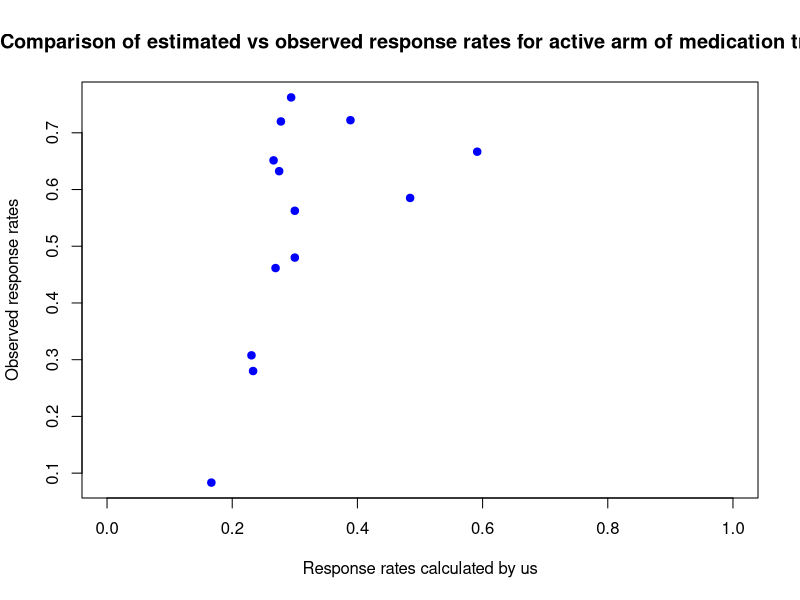
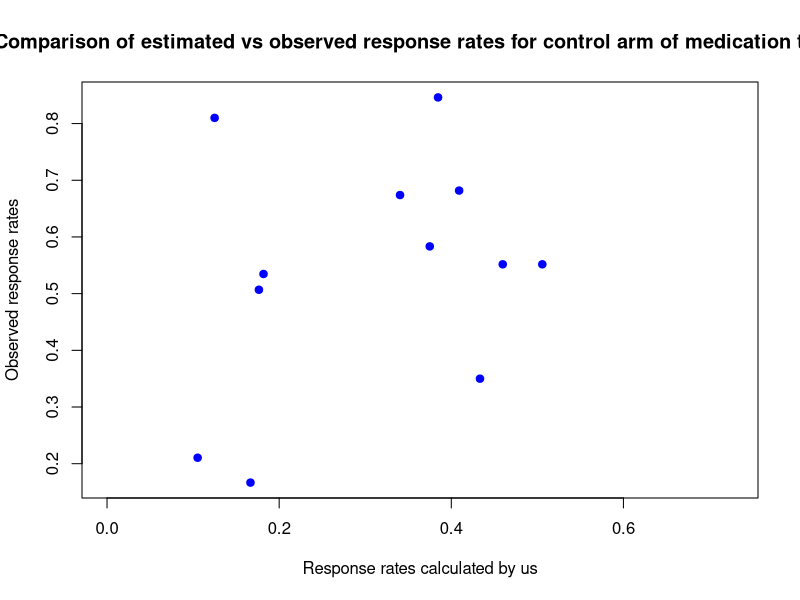
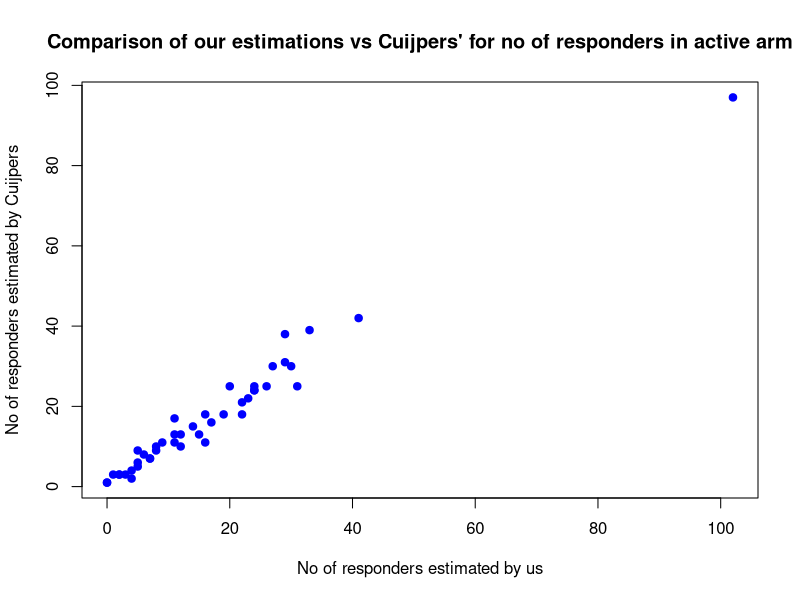
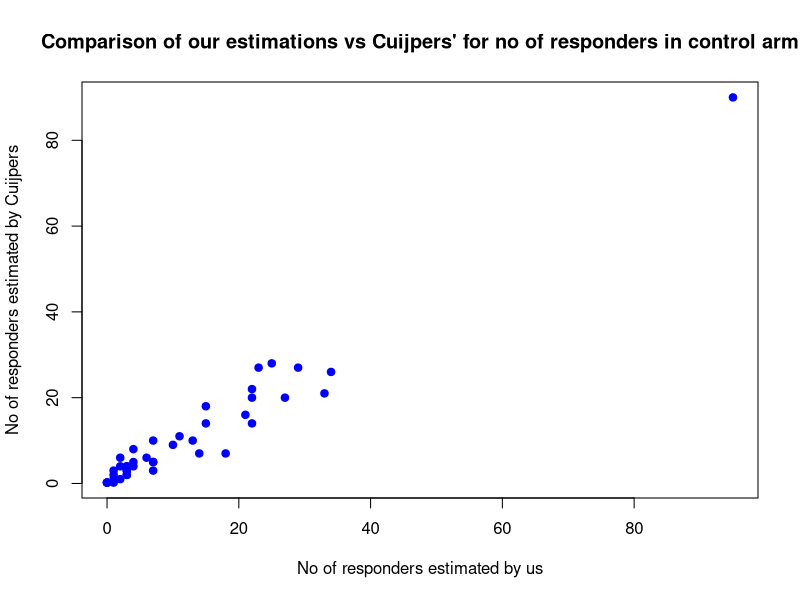

These figures' R source, in order: (Note: this script raises an error after producing the figures.)
# create and clean new merged dataset
library(readr)
library(tidyverse)

df_full_psych <- read_csv("Full Psychotherapy Dataset.csv", col_types = cols(year = col_character()))
df_full_med <- read.csv("Full Medication Dataset.csv")

# merge datasets
merged_dataset <- bind_rows(df_full_med, df_full_psych)

# fix column ordering
merged_dataset <- select(merged_dataset, -c(primary, hierarchy, time))
merged_dataset <- merged_dataset %>% relocate(descr_active, .after = control_type)
merged_dataset <- merged_dataset %>% relocate(descr_control, .after = descr_active)
merged_dataset <- merged_dataset %>% relocate(mean_age, .after = age_group)
merged_dataset <- merged_dataset %>% relocate(percent_women, .after = control_mean_age)
merged_dataset <- merged_dataset %>% relocate(responders_active: cuij_responders_control, .after = observed_resp_rate_control)

#create vector indicating instrument primacy according to our hierarchy
unique(merged_dataset$instrument) # check unique values to account for differences in formatting of instrument names
merged_dataset <- merged_dataset %>%
  mutate(
    instrument_value = case_when(
      instrument %in% c("CDRS", "CDRS-R", "cdrs-r") ~ 1,
      instrument %in% c("HAM-D", "ham-d") ~ 2,
      instrument %in% c("MADRS") ~ 3,
      instrument %in% c("BDI", "bdi", "bdi-ii") ~ 4,
      instrument %in% c("cdi") ~ 5,
      instrument %in% c("K-SADS-L", "K-SADS", "K-SADS (adapted)") ~ 6,
      instrument %in% c("mfq", "smfq") ~ 7,
      instrument %in% c("RADS", "rads") ~ 8,
      instrument %in% c("bid") ~ 9,
      instrument %in% c("CDS") ~ 10,
      instrument %in% c("ces-d") ~ 11,
      instrument %in% c("CAS") ~ 12,
      instrument %in% c("cbcl-d") ~ 13,
      TRUE ~ 99 # Default case, if none of the above conditions match
    )
  )
merged_dataset <- merged_dataset %>% relocate(instrument_value, .after = instrument)

# create an instrument name variable
merged_dataset <- merged_dataset %>%
  mutate(
    instrument_name = case_when(
      instrument %in% c("CDRS", "CDRS-R", "cdrs-r") ~ "cdrs",
      instrument %in% c("HAM-D", "ham-d") ~ "hamd",
      instrument %in% c("MADRS") ~ "madrs",
      instrument %in% c("BDI", "bdi", "bdi-ii") ~ "bdi",
      instrument %in% c("cdi") ~ "cdi",
      instrument %in% c("K-SADS-L", "K-SADS", "K-SADS (adapted)") ~ "ksads",
      instrument %in% c("mfq", "smfq") ~ "mfq",
      instrument %in% c("RADS", "rads") ~ "rads",
      instrument %in% c("bid") ~ "bid",
      instrument %in% c("CDS") ~ "cds",
      instrument %in% c("ces-d") ~ "ces_d",
      instrument %in% c("CAS") ~ "cas",
      instrument %in% c("cbcl-d") ~ "cbcl_d",
      # TRUE ~ 99 # Default case, if none of the above conditions match
    )
  )
merged_dataset <- merged_dataset %>% relocate(instrument_name, .after = instrument)

# create response rate variables
# first create our primary response rate variable, which is estimated number of responders / n at randomisation
resp_rate_active <- (merged_dataset$responders_active)/(merged_dataset$baseline_n_active)
resp_rate_control <- (merged_dataset$responders_control)/(merged_dataset$baseline_n_control)

#then calculate response rate using n at post-test (i.e. completers only) 
resp_rate_active_completers <- (merged_dataset$responders_active)/(merged_dataset$post_n_active)
resp_rate_control_completers <- (merged_dataset$responders_control)/(merged_dataset$post_n_control)

merged_dataset <- cbind(merged_dataset, resp_rate_active, resp_rate_control, resp_rate_active_completers, resp_rate_control_completers)
merged_dataset <- merged_dataset %>% relocate(resp_rate_active: resp_rate_control_completers, .after = responders_control)

# merged_dataset <- merged_dataset %>%
#   mutate(
#     resp_rate_active = round(resp_rate_active, 4),
#     resp_rate_control = round(resp_rate_control, 4),
#     resp_rate_active_completers = round(resp_rate_active_completers, 4),
#     resp_rate_control_completers = round(resp_rate_control_completers, 4)
#   )

#calculate response rate for studies that reported no of responders
calc_observed_resp_rate_active <- (merged_dataset$observed_responders_active)/(merged_dataset$observed_responders_active_n)
calc_observed_resp_rate_control <- (merged_dataset$observed_responders_control)/(merged_dataset$observed_responders_control_n)
merged_dataset$observed_resp_rate_active <- coalesce(calc_observed_resp_rate_active, merged_dataset$observed_resp_rate_active)
merged_dataset$observed_resp_rate_control <- coalesce(calc_observed_resp_rate_control, merged_dataset$observed_resp_rate_control)

#plot and check correlation between our calculations and observed response rate, for active condition
plot(merged_dataset$resp_rate_active, merged_dataset$observed_resp_rate_active, 
     xlab = "Response rates calculated by us", ylab = "Observed response rates",
     main = "Comparison of estimated vs observed response rates for active arm of medication trials",
     pch = 19, col = "blue")
cor(merged_dataset$resp_rate_active, merged_dataset$observed_resp_rate_active, method = "pearson", use = "pairwise.complete.obs")

#plot and check correlation between our calculations and observed response rate, for control condition
plot(merged_dataset$resp_rate_control, merged_dataset$observed_resp_rate_control, 
     xlab = "Response rates calculated by us", ylab = "Observed response rates",
     main = "Comparison of estimated vs observed response rates for control arm of medication trials",
     pch = 19, col = "blue")
cor(merged_dataset$resp_rate_control, merged_dataset$observed_resp_rate_control, method = "pearson", use = "pairwise.complete.obs")

#check correlation between our calculations and cuijpers' calculations 
cor(merged_dataset$responders_active, merged_dataset$cuij_responders_active, method = "pearson", use = "pairwise.complete.obs")
cor(merged_dataset$responders_control, merged_dataset$cuij_responders_control, method = "pearson", use = "pairwise.complete.obs")

#check plots
# for active arm
plot(merged_dataset$responders_active, merged_dataset$cuij_responders_active, 
     xlab = "No of responders estimated by us", ylab = "No of responders estimated by Cuijpers",
     main = "Comparison of our estimations vs Cuijpers' for no of responders in active arm",
     pch = 19, col = "blue")

# for control arm
plot(merged_dataset$responders_control, merged_dataset$cuij_responders_control, 
     xlab = "No of responders estimated by us", ylab = "No of responders estimated by Cuijpers",
     main = "Comparison of our estimations vs Cuijpers' for no of responders in control arm",
     pch = 19, col = "blue")

#calculate cohens d
merged_dataset <- merged_dataset %>% 
  mutate(cohens_d_active = (post_mean_active - baseline_mean_active)/
  ((post_sd_active + baseline_sd_active)/2), cohens_d_control = (post_mean_control - baseline_mean_control)/
  ((post_sd_control + baseline_sd_control)/2))
  
  
  
  
    
  
#   
#   
# cohens_d_active = (merged_dataset$post_mean_active - merged_dataset$baseline_mean_active)/
#   ((merged_dataset$post_sd_active + merged_dataset$baseline_sd_active)/2)
# cohens_d_control <- (merged_dataset$post_mean_control - merged_dataset$baseline_mean_control)/
#   ((merged_dataset$post_sd_control + merged_dataset$baseline_sd_control)/2)
# 
# merged_dataset <- cbind(merged_dataset, cohens_d_active, cohens_d_control)
# 
# write.csv(merged_dataset, "Apples vs Oranges Dataset.csv") 
# 
# 
# cor.test(Apples_vs_Oranges_Dataset$resp_rate_active, Apples_vs_Oranges_Dataset$observed_resp_rate_active)
# library(tidyverse) 

df_appl_v_orange <- merged_dataset



inst_names <- unique(df_appl_v_orange$instrument_name)
# this is meds
meds_d_means <- list()
psy_d_means <- list()
for(i in 1: length(inst_names)){
meds_d_means[[i]] <- df_appl_v_orange  %>% 
  filter(psy_or_med == 0, (instrument_name == inst_names[i])) %>% 
   summarise(n = n(), avg_d_act = mean(cohens_d_active, na.rm = T), sd_d_act = sd(cohens_d_active, na.rm = T), 
             avg_d_ctrl = mean(cohens_d_control, na.rm = T), sd_d_ctrl = sd(cohens_d_control, na.rm = T))
  


psy_d_means[[i]] <-  df_appl_v_orange  %>% 
   filter(psy_or_med == 1, (instrument_name == inst_names[i])) %>% 
   summarise(n = n(), avg_d_act = mean(cohens_d_active, na.rm = T), sd_d_act = sd(cohens_d_active, na.rm = T), 
             avg_d_ctrl = mean(cohens_d_control, na.rm = T), sd_d_ctrl = sd(cohens_d_control, na.rm = T))
 
}

names(meds_d_means) <- inst_names
names(psy_d_means) <- inst_names
meds_d_means <- do.call(rbind,meds_d_means )
psy_d_means <- do.call(rbind,psy_d_means)
psy_d_means <- psy_d_means %>%  mutate(type = "psy", 
                                       instr = rownames(psy_d_means)
                                       )
meds_d_means <- meds_d_means %>%  mutate(type = "med", instr = rownames(psy_d_means) )
meds_psy_combo_means <- rbind(meds_d_means,psy_d_means )
rownames(meds_psy_combo_means) <- NULL
meds_psy_combo_means %>% 
  arrange(instr)





#check 30% response rate


merged_dataset  %>% 
  filter(psy_or_med == 0) 


names(psy_d_means) <- unique(Apples_vs_Oranges_Dataset$instrument_name)[1:10]


meds_d_means

meds_vs_psy <- data.frame(rbind(meds_d_means, psy_d_means))
meds_vs_psy 




test_df <- Apples_vs_Oranges_Dataset %>% 
  filter(psy_or_med == 0, (instrument_value == 1|instrument_value == 2 |instrument_value == 3)) %>% 
  filter(!is.na(resp_rate_active) & !is.na(observed_resp_rate_active)  ) %>% 
   dplyr:: select(resp_rate_active, observed_resp_rate_active, study, year, response_criterion, instrument) #%>% 
#   filter(!is.na(resp_rate_active) & !is.na(observed_resp_rate_active)  )
# 
# Apples_vs_Oranges_Dataset %>% 
#   mutate(cuij_rate_active = cuij_responders_active/baseline_n_active) %>% 
#   filter(psy_or_med == 1) %>% 
#   dplyr:: select(resp_rate_active, cuij_rate_active, study, year, response_criterion, instrument) %>% 
#   filter(!is.na(resp_rate_active) & !is.na(cuij_rate_active)  )
